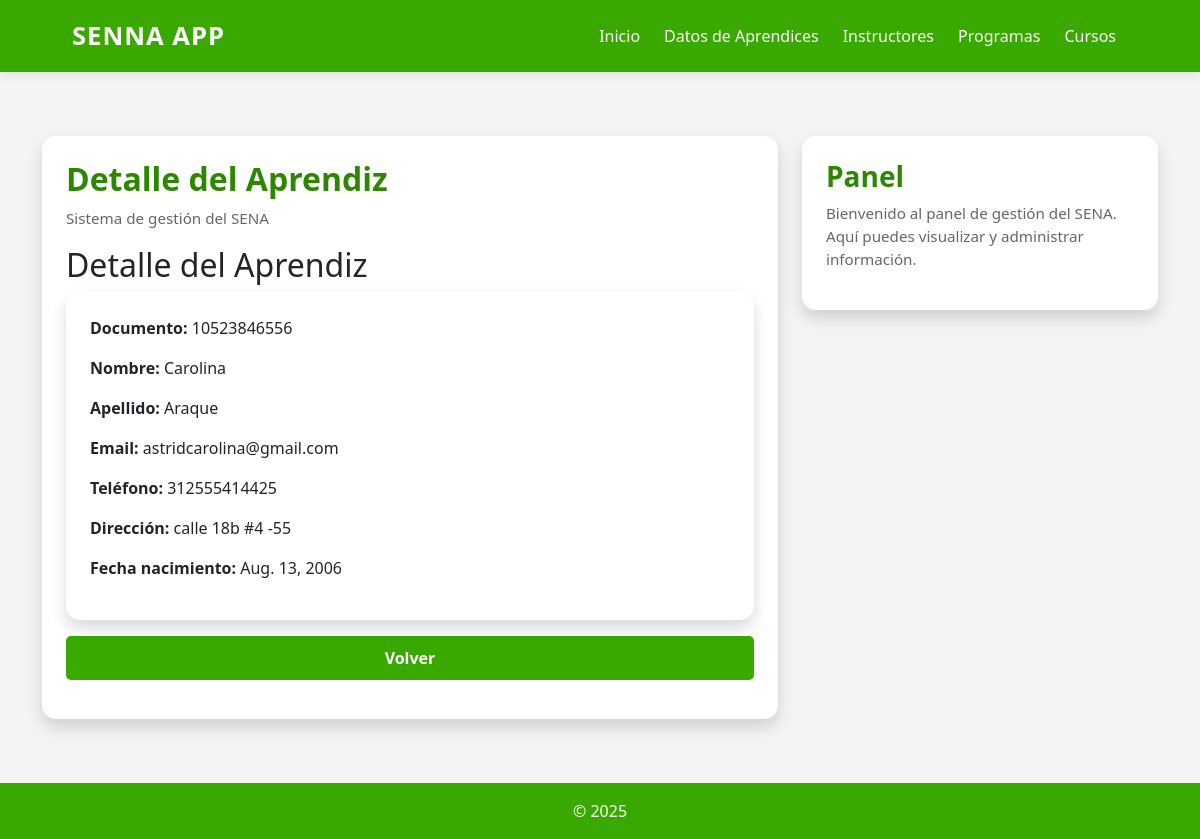
Screenshot of /detalle/1/ with the database file from the repository.
### aprendices/models.py (models this page shows, shortened)
class aprendiz(models.Model):
    documento_identidad = models.CharField(max_length=11, unique=True)
    nombre = models.CharField(max_length=20)
    apellido = models.CharField(max_length=20)
    email = models.CharField(max_length=100)
    telefono = models.CharField(max_length=20)
    direccion = models.CharField(max_length=100)
    fecha_nacimiento = models.DateField(null=True)

### aprendices/views.py (the view)
# urls.py: path('detalle/<int:id>/', views.detalle_aprendices, name='detalle_aprendices'),
def detalle_aprendices(request, id):
    aprendizz = aprendiz.objects.get(id=id)
    template = loader.get_template('detalle_aprendices.html')
    context = {
        'aprendiz': aprendizz,
    }
    return HttpResponse(template.render(context, request))

### aprendices/templates/detalle_aprendices.html
{% extends "master.html" %}
{% block page_title %}
Detalle del Aprendiz
{% endblock %}
{% block content %}
<h2>Detalle del Aprendiz</h2>
<div class="card p-4 shadow">
    <p><strong>Documento:</strong> {{ aprendiz.documento_identidad }}</p>
    <p><strong>Nombre:</strong> {{ aprendiz.nombre }}</p>
    <p><strong>Apellido:</strong> {{ aprendiz.apellido }}</p>
    <p><strong>Email:</strong> {{ aprendiz.email }}</p>
    <p><strong>Teléfono:</strong> {{ aprendiz.telefono }}</p>
    <p><strong>Dirección:</strong> {{ aprendiz.direccion }}</p>
    <p><strong>Fecha nacimiento:</strong> {{ aprendiz.fecha_nacimiento }}</p>
</div>
<a href="/datos_aprendices" class="btn btn-secondary mt-3">Volver</a>
{% endblock %}

### aprendices/static/main.css (style rules this page uses)
:root { --sena-verde: #39A900; --sena-verde-oscuro: #2d8700; --gris-fondo: #f4f4f4; --texto: #222; --sombra: 0 4px 10px rgba(0,0,0,0.07); --sombra-hover: 0 6px 16px rgba(0,0,0,0.12); }
body { margin: 0; padding: 0; font-family: "Segoe UI", Arial, sans-serif; background: var(--gris-fondo); color: var(--texto); }
h1, h2, h3 { margin-top: 0; }
* { transition: all 0.2s ease-in-out; }
.card { border: none; border-radius: 14px; box-shadow: var(--sombra); background: white; }
.btn { display: inline-block; padding: 10px 20px; margin: 15px 0; background-color: var(--sena-verde); color: white; text-decoration: none; font-weight: bold; border-radius: 5px; transition: background-color 0.3s; cursor: pointer; border: none; }

### rows the page displays
aprendiz: documento_identidad "10523846556", nombre "Carolina", apellido "Araque", email "astridcarolina@gmail.com", telefono "312555414425", direccion "calle 18b #4 -55", fecha_nacimiento "Aug. 13, 2006"
